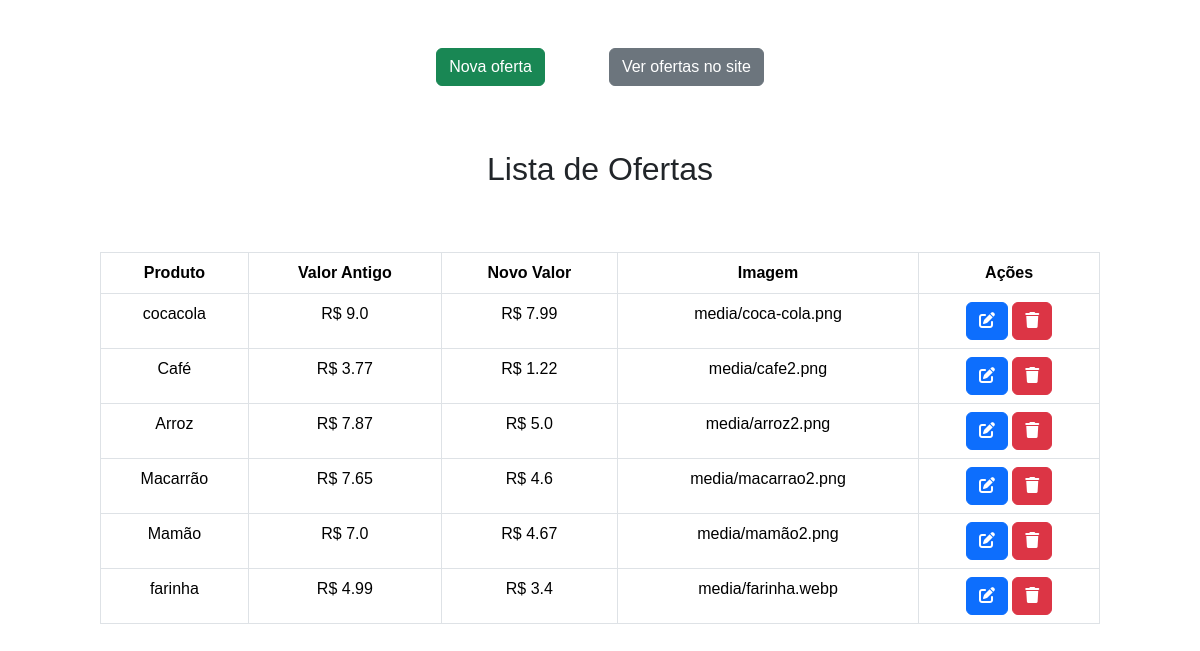
The app's page /ofertas/admin/, older data.
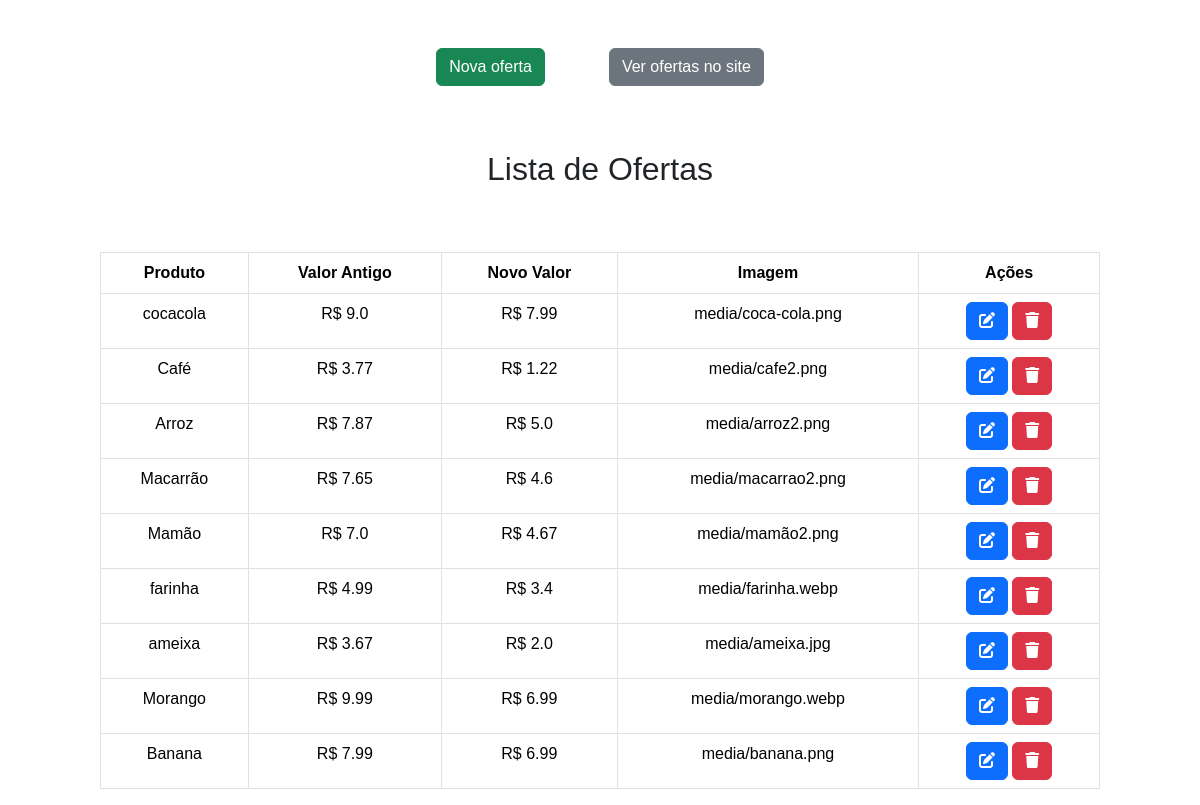
The same page, newer data.
### ofertas/models.py (models this page shows)
class Oferta(models.Model):
    nome_produto = models.CharField(max_length=100)
    valor_antigo = models.FloatField()
    novo_valor = models.FloatField()
    imagem = models.ImageField(upload_to='media')
    categoria = models.ForeignKey(Categoria_oferta, on_delete=models.SET_NULL, null=True)

### ofertas/views.py (the view)
# urls.py: path('ofertas/admin/', views.ofertas_admin, name='ofertas_admin'),
@has_role_decorator('administrador')
def ofertas_admin(request):
    ofertas = Oferta.objects.all()
    num_ofertas = Oferta.objects.count()
    context = {'ofertas': ofertas, 'num_ofertas': num_ofertas}
    return render(request, 'ofertas/pages/ofertas_admin.html', context)

### ofertas/templates/ofertas/pages/ofertas_admin.html
{% include 'ofertas/partials/head.html' %}
<body>
    <div class="button-admin">
        <a href="{% url 'ofertas_criar' %}" class="btn btn-success mb-3 new">Nova oferta</a>
        <a href="{% url 'ofertas' %}" class="btn btn-secondary mb-3 read">Ver ofertas no site</a>
    </div>
    <h2 class="h2_admin">Lista de Ofertas</h2>
    <div class="main-content-admin">
        <table class=" table table-bordered">
            <thead>
                <tr>
                    <th>Produto</th>
                    <th>Valor Antigo</th>
                    <th>Novo Valor</th>
                    <th>Imagem</th>
                    <th>Ações</th>
                </tr>
            </thead>
            <tbody>
                {% for oferta in ofertas %}
                <tr>
                    <td>{{oferta.nome_produto}}</td>
                    <td>R$ {{oferta.valor_antigo}}</td>
                    <td>R$ {{oferta.novo_valor}}</td>
                    <td>{{oferta.imagem}}</td>
                    <td>
                        <a href="{% url 'ofertas_editar' id=oferta.id %}" class="btn btn-primary btm-sm"><i
                                class="fa-solid fa-pen-to-square"></i></a>
                        <a href="{% url 'ofertas_remover' id=oferta.id %}" class="btn btn-danger btm-sm"><i
                                class="fa-solid fa-trash"></i></a>
                    </td>
                </tr>
                {% endfor %}
            </tbody>
        </table>
    </div>
</body>

Row changes from the older to the newer data that the page shows:
added Oferta: nome_produto "ameixa", valor_antigo "3.67", novo_valor "2.0", imagem "media/ameixa.jpg"
added Oferta: nome_produto "Morango", valor_antigo "9.99", novo_valor "6.99", imagem "media/morango.webp"
added Oferta: nome_produto "Banana", valor_antigo "7.99", novo_valor "6.99", imagem "media/banana.png"
